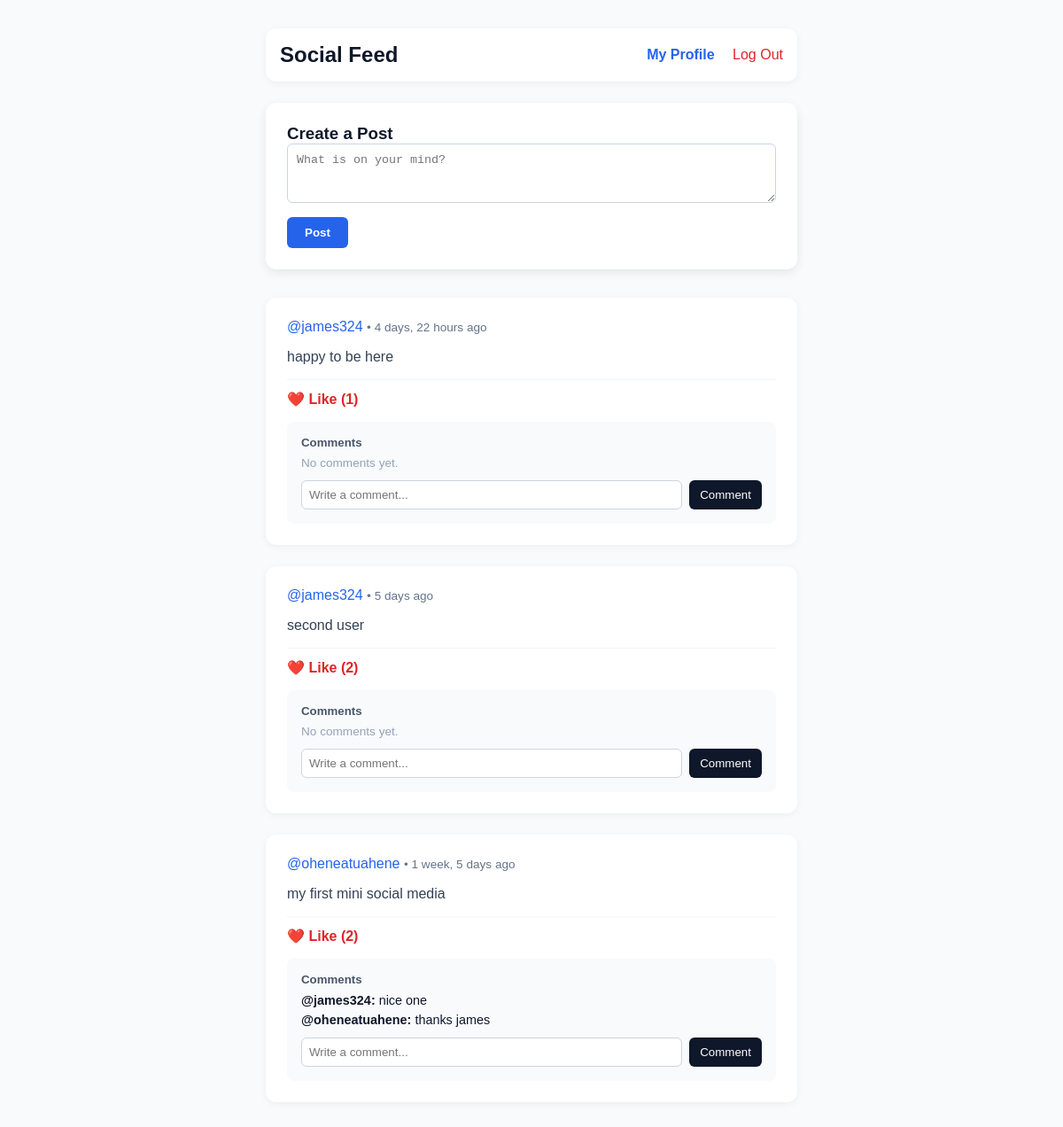
The page /social/feed/ (signed in) on the database its author committed.
### social/models.py (models this page shows, shortened)
class Post(models.Model):
    author = models.ForeignKey(User, on_delete=models.CASCADE, related_name='posts')
    content = models.TextField()
    created_at = models.DateTimeField(auto_now_add=True)
    likes = models.ManyToManyField(User, related_name='liked_posts', blank=True)
    def total_likes(self):
        return self.likes.count()

class Comment(models.Model):
    post = models.ForeignKey(Post, on_delete=models.CASCADE, related_name='comments')
    author = models.ForeignKey(User, on_delete=models.CASCADE)
    content = models.TextField()
    created_at = models.DateTimeField(auto_now_add=True)

### social/views.py (the view)
# urls.py: path('feed/', views.feed_view, name='social_feed'),
@login_required(login_url='social_login')
def feed_view(request):
    posts = Post.objects.all().order_by('-created_at')
    if request.method == 'POST':
        form = PostForm(request.POST)
        if form.is_valid():
            post = form.save(commit=False)
            post.author = request.user
            post.save()
            return redirect('social_feed')
    else:
        form = PostForm()
    return render(request, 'social/feed.html', {'posts': posts, 'form': form})

### social/forms.py
class PostForm(forms.ModelForm):
    class Meta:
        model = Post
        fields = ['content']
        widgets = {
            'content': forms.Textarea(attrs={
                'rows': 3,
                'placeholder': 'What is on your mind?',
                'style': 'width: 100%; padding: 10px; border: 1px solid #cbd5e1; border-radius: 6px; box-sizing: border-box;'
            })
        }

### social/templates/social/feed.html (shortened to what this page needs)
{% load static %}
<!DOCTYPE html>
<html lang="en">
<head>
    <link rel="stylesheet" href="{% static 'store/style.css' %}">
</head>
<body style="background: #f8fafc; font-family: sans-serif; margin: 0; padding: 0;">
    <div style="max-width: 600px; margin: 2rem auto; padding: 0 1rem;">
        <div style="display: flex; justify-content: space-between; align-items: center; margin-bottom: 1.5rem; background: #fff; padding: 1rem; border-radius: 12px; box-shadow: 0 2px 8px rgba(0,0,0,0.05);">
            <h2 style="margin: 0; color: #0f172a;">Social Feed</h2>
            <div>
                <a href="{% url 'social_profile' request.user.username %}" style="color: #2563eb; text-decoration: none; font-weight: 600; margin-right: 1rem;">My Profile</a>
                <a href="{% url 'social_logout' %}" style="color: #dc2626; text-decoration: none; font-weight: 500;">Log Out</a>
            </div>
        </div>
        <div style="background: #fff; padding: 1.5rem; border-radius: 12px; box-shadow: 0 4px 12px rgba(0,0,0,0.08); margin-bottom: 2rem;">
            <h3 style="margin-top: 0;">Create a Post</h3>
            <form method="POST">
                {{ form.content }}
                <button type="submit" style="margin-top: 0.75rem; padding: 10px 20px; background: #2563eb; color: #fff; border: none; border-radius: 6px; font-weight: 600; cursor: pointer;">Post</button>
            </form>
        </div>
        {% for post in posts %}
            <div style="background: #fff; padding: 1.5rem; border-radius: 12px; box-shadow: 0 2px 8px rgba(0,0,0,0.05); margin-bottom: 1.5rem;">
                <p style="margin: 0 0 0.5rem 0; font-weight: 600; color: #0f172a;">
                    <a href="{% url 'social_profile' post.author.username %}" style="color: #2563eb; text-decoration: none;">@{{ post.author.username }}</a>
                    <span style="font-weight: normal; color: #64748b; font-size: 0.85rem;"> • {{ post.created_at|timesince }} ago</span>
                </p>
                <p style="color: #334155; font-size: 1rem; margin-bottom: 1rem;">{{ post.content }}</p>
                <div style="display: flex; align-items: center; gap: 1rem; border-top: 1px solid #f1f5f9; padding-top: 0.75rem;">
                    <a href="{% url 'social_like_post' post.id %}" style="color: #dc2626; text-decoration: none; font-weight: 600;">
                        ❤️ Like ({{ post.total_likes }})
                    </a>
                </div>
                <div style="margin-top: 1rem; background: #f8fafc; padding: 1rem; border-radius: 8px;">
                    <h5 style="margin: 0 0 0.5rem 0; color: #475569;">Comments</h5>
                    {% for comment in post.comments.all %}
                        <p style="margin: 0 0 0.4rem 0; font-size: 0.9rem;">
                            <strong>@{{ comment.author.username }}:</strong> {{ comment.content }}
                        </p>
                    {% empty %}
                        <p style="margin: 0; font-size: 0.85rem; color: #94a3b8;">No comments yet.</p>
                    {% endfor %}
                    <form action="{% url 'social_add_comment' post.id %}" method="POST" style="margin-top: 0.75rem; display: flex; gap: 0.5rem;">
                        <input type="text" name="content" placeholder="Write a comment..." required style="flex: 1; padding: 8px; border: 1px solid #cbd5e1; border-radius: 6px;">
                        <button type="submit" style="padding: 8px 12px; background: #0f172a; color: #fff; border: none; border-radius: 6px; cursor: pointer;">Comment</button>
                    </form>
                </div>
            </div>
        {% empty %}
            <p style="text-align: center; color: #64748b;">No posts yet. Be the first to share something!</p>
        {% endfor %}
    </div>
</body>
</html>

### social/static/social/style.css (style rules this page uses)
body { background-color: #f8fafc; font-family: -apple-system, BlinkMacSystemFont, "Segoe UI", Roboto, Helvetica, Arial, sans-serif; margin: 0; padding: 0; color: #0f172a; }
h2, h3, h5 { margin: 0; color: #0f172a; }
a { color: #2563eb; text-decoration: none; font-weight: 500; }

### rows shown on the page
Post: author.username "james324", created_at "4 days, 22 hours", content "happy to be here", total_likes "1"
Post: author.username "james324", created_at "5 days", content "second user", total_likes "2"
Post: author.username "oheneatuahene", created_at "1 week, 5 days", content "my first mini social media", total_likes "2"
Comment: author.username "james324", content "nice one"
Comment: author.username "oheneatuahene", content "thanks james"
